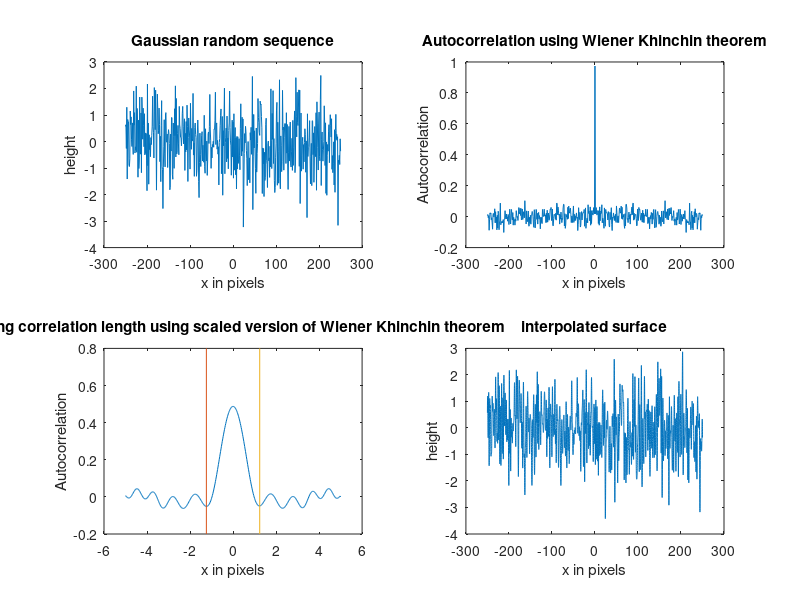

The MATLAB script that drew this image: (Note: this script raises an error after producing the figure.)
close all
clear
clc

%generating random numbers
a=1;
b=0;
f=a.*randn(501,1)+b;
%finding autocorrelation funtion using Scaled FFT 
%multiplying elements by elements of fft and ifft
f2=fft(f).*ifft(f);
f1=f2.';
M=500;
m=-M/2:1:M/2;
n=-M:1:M;
m2=m.*m;
%scaling factor
d=-.02;
%creating the g function
x=1i*pi*d/M;
h=exp(-x*m2);
g=h.*f1;
b=zeros(1,M/2);
%padding symmetrically with zeros
gm=[b g b];
%creating h function
n2=n.*n;
hm=exp(x*n2);
% taking fft of g and h
G=ifft(gm);
H=ifft(hm);
%multiplying element by element and doing fft
F=fft(G.*H);
%rearrangement
F1=fftshift(F);
%multiplying by factor
h1=exp(x*m2);
h2=[b h1 b];
F2=h2.*F1;
%calculating autocorrelation function with normal FFT
yy2 = ifft(ifft(f).*fft(f));
yy3=fftshift(yy2);
%truncating F2 with M elements
F3=F2(M/2:3*(M/2));
k=d*m;

subplot(2,2,3);
plot(k,F3)
title('Finding correlation length using scaled version of Wiener Khinchin theorem')
xlabel('x in pixels')
ylabel('Autocorrelation')
hold on
%plotting straight line at first minima
x=-1.24;
y=-0.2:1;
plot(x*ones(size(y)),y)
x1=1.24;
y1=-.2:1;
plot(x1*ones(size(y1)),y1)
subplot(2,2,2);
plot(m,yy3)
title('Autocorrelation using Wiener Khinchin theorem')
xlabel('x in pixels')
ylabel('Autocorrelation')

subplot(2,2,1);
plot(m,f)
title('Gaussian random sequence')
xlabel('x in pixels')
ylabel('height')
%interpolating the surface
xq=-M/2:.05:M/2;
pp=spline(m,f,xq);

subplot(2,2,4);
plot(xq,pp)
title('interpolated surface')
xlabel('x in pixels')
ylabel('height')

%% finding the minima in the autocorrelation function to find the correlation length

[Minim,MinIdx] = findpeaks(real(-F3));
figure
plot(k,real(F3))
hold
plot(k(MinIdx),real(F3(MinIdx)),'*')
hold

Minima = k(MinIdx);

% finding the two minimas around zero Corr is the correlation length in
% pixels
for ii = 1:length(MinIdx)-1
     if Minima(ii+1)*Minima(ii)<0
         Corr = k(MinIdx(ii+1))-k(MinIdx(ii));
     end
end

abs(Corr)

